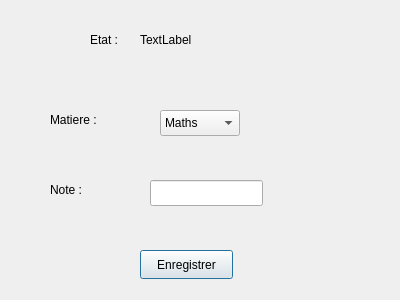
<?xml version="1.0" encoding="UTF-8"?>
<ui version="4.0">
 <class>Ajouter2</class>
 <widget class="QDialog" name="Ajouter2">
  <property name="geometry">
   <rect>
    <x>0</x>
    <y>0</y>
    <width>400</width>
    <height>300</height>
   </rect>
  </property>
  <property name="windowTitle">
   <string>Dialog</string>
  </property>
  <widget class="QLabel" name="label">
   <property name="geometry">
    <rect>
     <x>140</x>
     <y>30</y>
     <width>63</width>
     <height>20</height>
    </rect>
   </property>
   <property name="text">
    <string>TextLabel</string>
   </property>
  </widget>
  <widget class="QLabel" name="label_2">
   <property name="geometry">
    <rect>
     <x>90</x>
     <y>30</y>
     <width>63</width>
     <height>20</height>
    </rect>
   </property>
   <property name="text">
    <string>Etat :</string>
   </property>
  </widget>
  <widget class="QLabel" name="label_3">
   <property name="geometry">
    <rect>
     <x>50</x>
     <y>110</y>
     <width>63</width>
     <height>20</height>
    </rect>
   </property>
   <property name="text">
    <string>Matiere :</string>
   </property>
  </widget>
  <widget class="QLabel" name="txt_note">
   <property name="geometry">
    <rect>
     <x>50</x>
     <y>180</y>
     <width>63</width>
     <height>20</height>
    </rect>
   </property>
   <property name="text">
    <string>Note :</string>
   </property>
  </widget>
  <widget class="QComboBox" name="comboBox">
   <property name="geometry">
    <rect>
     <x>160</x>
     <y>110</y>
     <width>80</width>
     <height>26</height>
    </rect>
   </property>
   <item>
    <property name="text">
     <string>Maths</string>
    </property>
   </item>
   <item>
    <property name="text">
     <string>Physique</string>
    </property>
   </item>
   <item>
    <property name="text">
     <string>Anglais</string>
    </property>
   </item>
   <item>
    <property name="text">
     <string>Espagnol</string>
    </property>
   </item>
  </widget>
  <widget class="QLineEdit" name="lineEdit">
   <property name="geometry">
    <rect>
     <x>150</x>
     <y>180</y>
     <width>113</width>
     <height>26</height>
    </rect>
   </property>
  </widget>
  <widget class="QPushButton" name="pushButton">
   <property name="geometry">
    <rect>
     <x>140</x>
     <y>250</y>
     <width>93</width>
     <height>29</height>
    </rect>
   </property>
   <property name="text">
    <string>Enregistrer</string>
   </property>
  </widget>
 </widget>
 <resources/>
 <connections/>
</ui>
